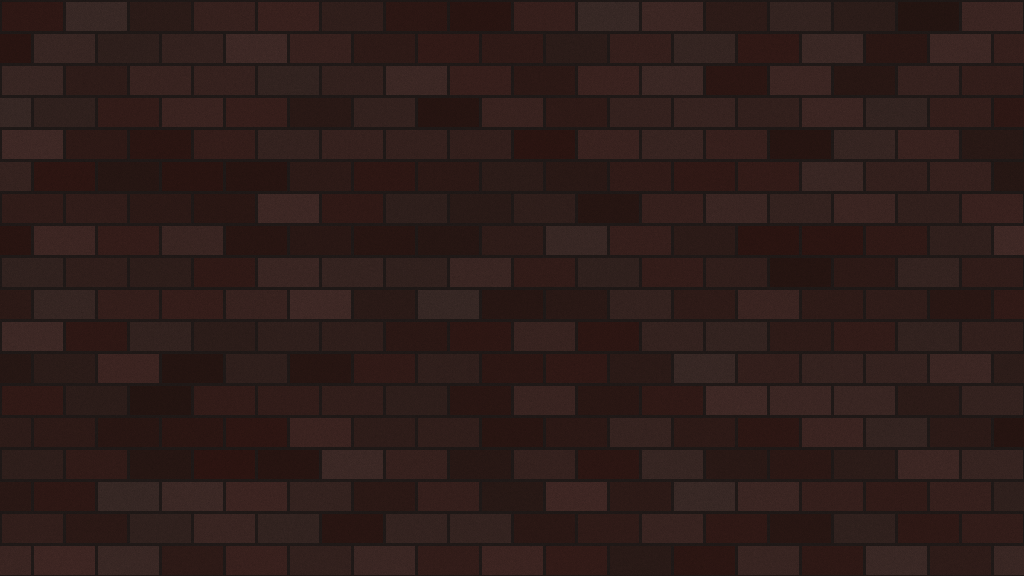
#> input picture docs/eval/plates/wall_1024x576.png, 1024 x 576 px
$ python contact_sheets.py
#> lines starting #> are read from the running program, lines starting #| are printed output that depends on the picture
#!/usr/bin/env python3
"""Produce labeled, unretouched contact sheets from measured experiment outputs."""
from pathlib import Path
import subprocess
from PIL import Image, ImageOps, ImageDraw, ImageFont
root=Path(__file__).resolve().parents[2]
font=ImageFont.truetype(str(root/'apps/web/public/fonts/SpaceMono-Regular.ttf'),15)
out=root/'docs/eval/contact-sheets'; out.mkdir(parents=True,exist_ok=True)
base=root/'docs/eval/current'
for video in base.rglob('*.mp4'):
    for i in [0,12,24,36,48]:
        frame=video.with_name(video.stem+f'_f{i:03}.png')
        if not frame.exists():
            subprocess.run(['ffmpeg','-v','error','-y','-i',str(video),'-vf',f'select=eq(n\\,{i})','-fps_mode','vfr','-frames:v','1',str(frame)],check=True)

def sheet(name, items, columns):
    if not items:return
    cw,ch=384,260
    image=Image.new('RGB',(cw*columns,ch*((len(items)+columns-1)//columns)), '#17191b')
    d=ImageDraw.Draw(image)
    for i,(label,path) in enumerate(items):
        x,y=i%columns*cw,i//columns*ch
        with Image.open(path) as src:
            tile=ImageOps.contain(src.convert('RGB'),(cw-12,ch-40))
            image.paste(tile,(x+(cw-tile.width)//2,y+32+(ch-40-tile.height)//2))
        d.text((x+8,y+8),label,font=font,fill='#e4e9de')
    image.save(out/(name+'.jpg'),quality=92)

for tag in ['i2v_letters','morph_letters','spatial_upscale','ltx13b_gguf']:
    sheet(tag,[(p.stem.split('_')[-1],p) for p in sorted((base/tag).glob('*_f*.png'))],5)
for model in ['klein4b_t2i','zimage_t2i']:
    items=[]
    for name in ['neon','louder','stay','holdon','forever','echo']:
        files=list((base/(model+'_'+name)).glob('*.png'))
        if files:items.append((name,files[0]))
    sheet(model,items,3)
items=[('input wall',root/'docs/eval/plates/wall_1024x576.png')]
items.extend(('Klein edit',p) for p in (base/'klein4b_edit_wall').glob('*.png'))
items.extend(('Qwen edit',p) for p in (base/'qwen_edit_wall').glob('*.png'))
sheet('frame-edit',items,3)
#> in sheet, src is the input picture: PIL image 1024x576 RGB; mean R, G, B 46.2, 29, 25.9
#> in sheet (call 7), `image.paste(tile,(x+(cw-tile.width)//2,y+32+(ch-40-tile.height)//2))`:
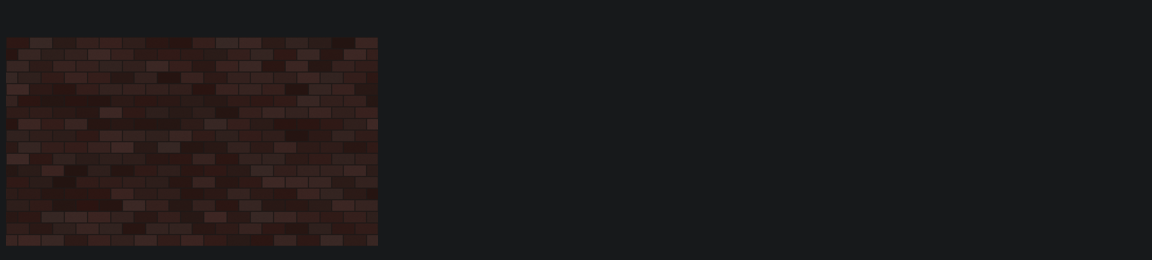
#> image: PIL image 1152x260 RGB; mean R, G, B 29, 26, 26.7
#> in sheet (call 7), `image.save(out/(name+'.jpg'),quality=92)`:
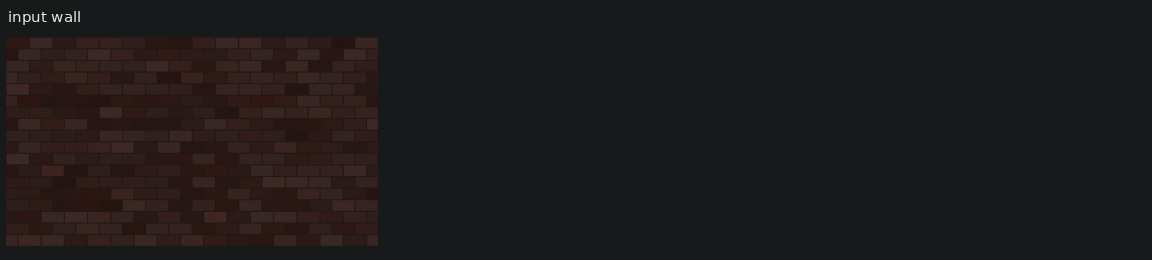
#> saved as frame-edit.jpg: PIL image 1152x260 RGB; mean R, G, B 29.2, 26.2, 26.9
print(out)
